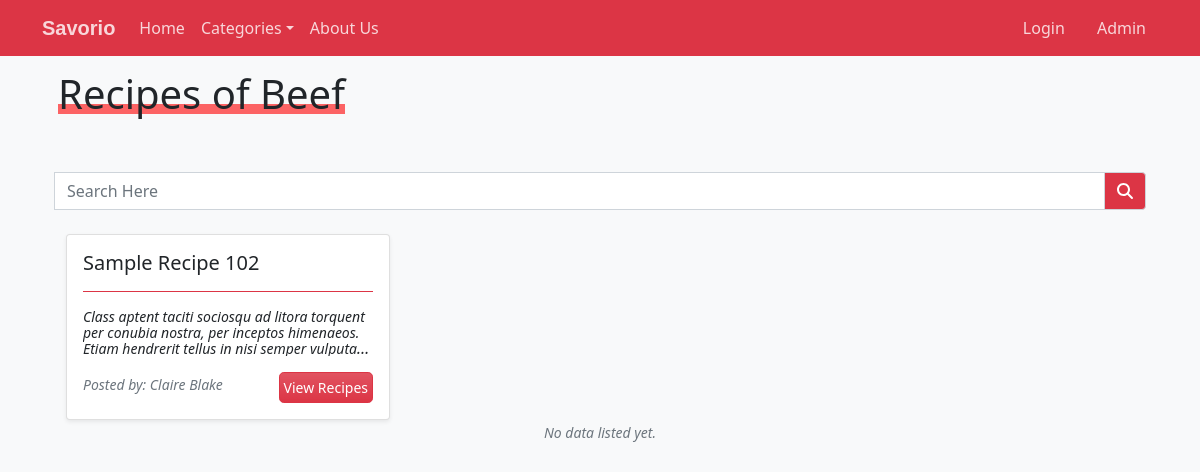
The page /?page=recipe&cid=3 on the database its author committed.
### tables this page shows
CREATE TABLE `recipe_list` (
            `recipe_id` INTEGER NOT NULL PRIMARY KEY AUTOINCREMENT,
            `category_id` INTEGER NOT NULL,
            `user_id` INTEGER NOT NULL,
            `title` TEXT NOT NULL,
            `description` TEXT NOT NULL,
            `ingredients` TEXT NOT NULL,
            `step` TEXT NOT NULL,
            `other_info` TEXT NOT NULL,
            `status` INTEGER NOT NULL,
            `date_created` TIMESTAMP NOT NULL DEFAULT CURRENT_TIMESTAMP,
            FOREIGN KEY(`category_id`) REFERENCES `category_list`(`category_id`) ON DELETE CASCADE
            FOREIGN KEY(`user_id`) REFERENCES `user_list`(`user_id`) ON DELETE CASCADE
        );

CREATE TABLE `user_list` (
            `user_id` INTEGER NOT NULL PRIMARY KEY AUTOINCREMENT,
            `fullname` INTEGER NOT NULL,
            `username` TEXT NOT NULL,
            `password` TEXT NOT NULL,
            `status` INTEGER NOT NULL Default 1,
            `date_created` TIMESTAMP DEFAULT CURRENT_TIMESTAMP
        );

### index.php (the view, shortened to what this page needs)
<?php
$page = isset($_GET['page']) ? $_GET['page'] : 'home';
?>
<!DOCTYPE html>
<html lang="en">
<head>
    <link rel="stylesheet" href="./Font-Awesome-master/css/all.min.css">
    <link rel="stylesheet" href="./css/bootstrap.min.css">
    <link rel="stylesheet" href="./css/jquery-ui.min.css">
    <link rel="stylesheet" href="./css/animate.css">
    <link rel="stylesheet" href="./css/custom.css">
    <link rel="stylesheet" href="./summernote/summernote-lite.min.css">
    <link rel="stylesheet" href="./DataTables/datatables.min.css">
</head>
<body class="bg-light">
    <main class="d-flex flex-column h-100">
    <nav class="fw-bold navbar navbar-expand-lg navbar-dark position-fixed bg-danger bg-opacity-0 w-100" id="topNavBar" style="z-index:2">
        <div class="container">
            <a class="navbar-brand" href="./">
            Savorio
            </a>
            <div class="collapse navbar-collapse " id="navbarNav">
                <ul class="navbar-nav">
                    <li class="nav-item">
                        <a class="nav-link <?php echo ($page == 'home')? 'active' : '' ?>" aria-current="page" href="./">Home</a>
                    </li>
                    <li class="nav-item dropdown">
                        <a class="nav-link dropdown-toggle <?php echo in_array($page,array('categories','recipe'))? 'active' : '' ?>" data-bs-toggle="dropdown" href="#" role="button" aria-expanded="false">Categories</a>
                    </li>
                    <li class="nav-item">
                        <a class="nav-link <?php echo ($page == 'about')? 'active' : '' ?>" aria-current="page" href="./?page=about">About Us</a>
                    </li>
                </ul>
            </div>
            <div>
            <div class="">
                <?php if(isset($_SESSION['user_id'])): ?>
                    <div class="dropdown">
                    <a class="btn btn-secondary bg-transparent border-0" data-bs-toggle="dropdown" href="#" role="button" aria-expanded="false">Hi, <?php echo $_SESSION['fullname'] ?></a>
                    <ul class="dropdown-menu">
                        <li>
                            <a class="dropdown-item" href="./?page=posts">My Posts</a>
                        </li>
                        <li>
                            <a class="dropdown-item" href="./?page=manage_account">Manage Account</a>
                        </li>
                        <li>
                            <a class="dropdown-item" href="Actions.php?a=user_logout">Logout</a>
                        </li>
                    </ul>
                    </div>
                <?php else: ?>
                    <a class="btn btn-secondary bg-transparent border-0 me-1" href="./?page=login_registration" >
                    Login
                    </a>
                    <a class="btn btn-secondary bg-transparent border-0" href="./admin" >
                    Admin
                    </a>
                <?php endif; ?>
            </div>
            </div>
        </div>
    </nav>
    <div class="w-100 flex-grow-1" id="page-container">
        <?php
            include $page.'.php';
        ?>
    </div>
    </main>
</body>
</html>

### recipe.php (shortened to what this page needs)
<header>
    <div class="container my-5 d-flex flex-column justify-content-end align-items-end">
        <div class="flex-grow-1 d-flex justify-content-start align-items-center w-100">
            <div id="cat-title" class=" wow" data-wow-duration="1.2s"><span>Recipes of </span> <?php echo  $name ?></div>
        </div>
    </div>
</header>
<div class="bg-light">
<div class="my-5">
    <div class="container">
        <div class="col-12">
            <div class="row mx-0 d-flex justify-content-cente mb-2">
                <div class="col-12">
                <div class="input-group mb-3">
                    <input type="text" id="search" class="form-control rounded-0" placeholder="Search Here" aria-label="Search Here" aria-describedby="basic-addon2" autocomplete="off">
                    <span class="input-group-text bg-danger" id="basic-addon2"><i class="fa fa-search text-white"></i></span>
                </div>
                </div>
            </div>
            <div class="row mx-0 row-cols-1 row-cols-sm-1 row-cols-xl-3 gx-5 gy-3" id="recipe_list">
                <?php
                $sql = "SELECT r.*,u.fullname as author FROM recipe_list r inner join user_list u on r.user_id = u.user_id where r.status = 1 and r.category_id = '{$_GET['cid']}' order by strftime('%s',r.date_created) desc";
                $qry = $conn->query($sql);
                while($row = $qry->fetchArray()):
                    $row['description'] = strip_tags(stripslashes(html_entity_decode($row['description'])));
                ?>
                <div class="item col wow">
                    <div class="card shadow-sm ">
                        <div class="card-body ">
                            <h5 class="card-title mb-1"><?php echo $row['title'] ?></h5>
                            <hr class="bg-danger opacity-100">
                            <p class="truncate-3 fw-light fst-italic lh-1" title="<?php echo $row['description'] ?>"><small><?php echo $row['description'] ?></small></p>
                            <div class="w-100 d-flex justify-content-end">
                                <div class="col-auto flex-grow-1">
                                    <div class="text-muted truncate-1" title="<?php echo $row['author'] ?>"><small><i>Posted by: <?php echo $row['author'] ?></i></small></div>
                                </div>
                                <div class="col-auto">
                                    <a href="./?page=view_recipe&rid=<?php echo $row['recipe_id'] ?>" class="btn btn-sm btn-danger rounded-3 px-1 py-1 bg-gradient">View Recipes</a>
                                </div>
                            </div>
                        </div>
                    </div>
                </div>
                <?php endwhile; ?>
            </div>
            <?php if(!$qry->fetchArray()): ?>
                <center><i><small class="text-muted">No data listed yet.</small></i></center>
            <?php endif; ?>
        </div>
    </div>
</div>
</div>

### css/custom.css (style rules this page uses)
:root { --bs-success-rgb: 71, 222, 152 !important; }
html, body { height: 100%; width: 100%; }
#topNavBar { flex: 0 1 auto; }
.truncate-1 { overflow: hidden; text-overflow: ellipsis; display: -webkit-box; -webkit-line-clamp: 1; -webkit-box-orient: vertical; }
.truncate-3 { overflow: hidden; text-overflow: ellipsis; display: -webkit-box; -webkit-line-clamp: 3; -webkit-box-orient: vertical; }
#topNavBar * { color: rgba(255, 255, 255, 0.8); font-weight: lighter; }
#topNavBar .navbar-brand { font-weight: bold; font-family: 'Lucida Sans', 'Lucida Sans Regular', 'Lucida Grande', 'Lucida Sans Unicode', Geneva, Verdana, sans-serif; letter-spacing: 0px; color: rgba(255, 255, 255, 0.8) }
#cat-title { position: relative; font-size: 2.5rem; margin: 1rem 0 0 1rem; opacity: 0.7; }
#cat-title::before { content: ""; height: 10px; position: absolute; left: 0; right: 0; bottom: 10px; z-index: -1; background-color: rgba(255,0,0,0.6); }

### rows shown on the page
recipe_list: title "Sample Recipe 102", description "Class aptent taciti sociosqu ad litora torquent per conubia nostra, per inceptos himenaeos. Etiam hendrerit tellus in nisi semper…", user.fullname "Claire Blake"

### other values the page prints
$name "Beef"
